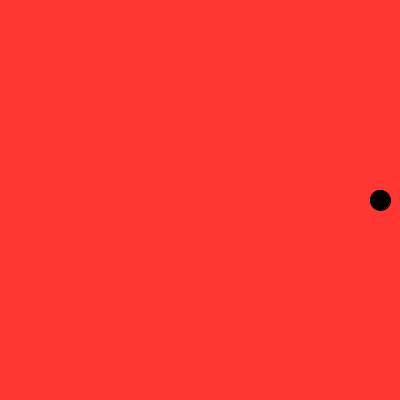
Frame 1 (no input)
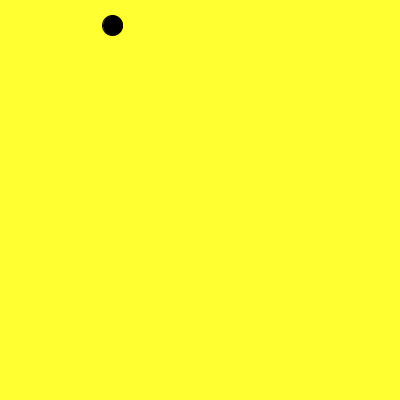
Frame 60 (the mouse pressed at the canvas centre just before this capture)
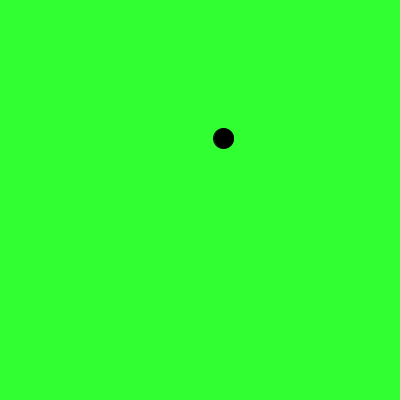
Frame 120 (the mouse held since frame 60 and released just before this capture)

The Processing sketch that drew these frames (run headless with seeded random() and noise(); from frame 60 on, the mouse is pressed at the canvas centre):

// Processing sketch: sketch_0010
// ── sketch_0010.pde
int h = 180;
float angle = 0;
float angleVel = 0.02;
float frequency = 5;

void setup() {
  size(400, 400);
  background(255);
}

void draw() {
  colorMode(HSB, 360, 100, 100); // Set color mode to HSB for a colorful background
  background(frameCount % 360, 80, 100); // Change background color based on frameCount

  float x = width/2 + cos(angle) * h;
  float y = height/2 + sin(angle) * h;
  
  fill(0);
  ellipse(x, y, 20, 20);
  
  angle += angleVel;
  angleVel += random(-0.01, 0.01);

  h = int(map(sin(angle * frequency), -1, 1, 50, 200));
  
  frequency += 0.01;
  
  if (frequency > 10) {
    frequency = 5;
  }
}
